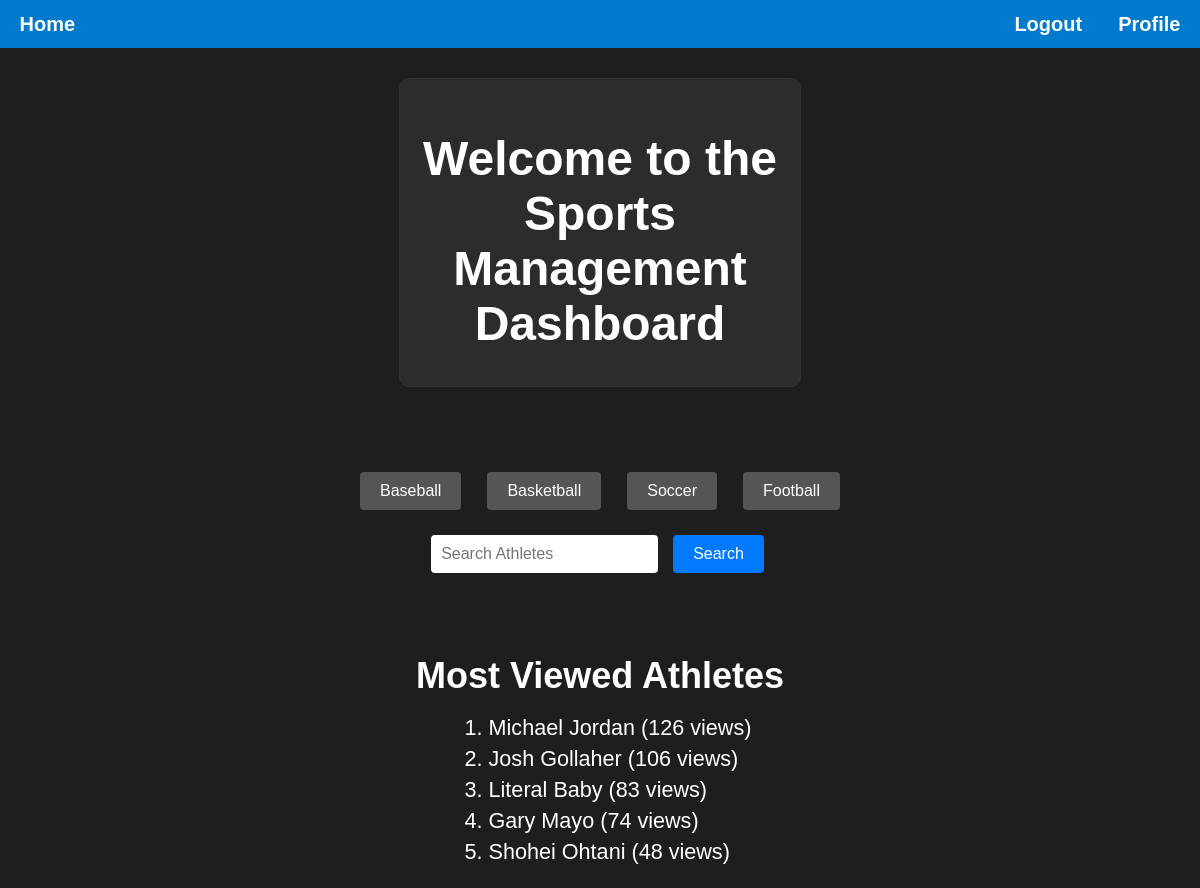
The app's page / (signed in) with its own data.
### main/models.py (models this page shows, shortened)
class Athlete(models.Model):
    SPORT_CHOICES = [
        ('baseball', 'baseball'),
        ('basketball', 'basketball'),
        ('soccer', 'soccer'),
        ('football', 'football'),
    ]
    id = models.AutoField(primary_key=True)
    firstName = models.CharField(max_length=20, default='N/A')
    lastName = models.CharField(max_length=20, default='N/A')
    height = models.CharField(max_length=5, default='N/A',blank=True, null=True)
    weight = models.IntegerField(blank=True, null=True)
    birthDate = models.DateField(blank=True, null=True)
    age = models.IntegerField(blank=True, null=True)
    wins = models.IntegerField(default=0)
    losses = models.IntegerField(default=0)
    joinYear = models.IntegerField(blank=True, null=True)
    sport = models.CharField(max_length=20, choices=SPORT_CHOICES, default='Baseball')
    teamName = models.CharField(max_length=20, default='N/A')
    position = models.CharField(max_length=20, default='N/A', blank=True, null=True)
    numViews = models.IntegerField(default=0, blank=True, null=True)

### main/views.py (the view, shortened to what this page needs)
# urls.py: path("", views.landing_page, name="landing_page"),
def landing_page(request):
    logged_in = request.session.get('logged_in', False)
    curr_user_name = request.session.get('curr_user_name', "")
    viewed_athletes = Athlete.objects.order_by("-numViews")[:5]
    search_form = AthleteSearchForm(request.GET or None)
    search_results = []
    context = {
        "logged_in": logged_in,
        "curr_user_name": curr_user_name,
        "viewed_athletes": viewed_athletes,
        "search_form": search_form,
        "search_results": search_results
    }
    return render(request, "main/landing_page.html", context)

### main/forms.py
class AthleteSearchForm(forms.Form):
    search_query = forms.CharField(
        label="Search Athletes",
        max_length=100,
        required=False,
        widget=forms.TextInput(attrs={'style': 'width: 200px;'})
    )

### main/templates/main/landing_page.html (shortened to what this page needs)
{% load static %}
<!DOCTYPE html>
<html lang="en">
<head>
    <link rel="stylesheet" href="{% static 'styles.css' %}" />
</head>
<body>
    <div class="header">
        <p><a href="{% url 'landing_page' %}">Home</a></p>
        <div class="header-container">
            {% if not logged_in %}
            <p><a href="{% url 'login_page' %}">Login</a></p>
            <p><a href="{% url 'signup_page' %}">Signup</a></p>
            {% else %}
            <p><a href="{% url 'logout' %}">Logout</a></p>
            <p><a href="{% url 'user_page' curr_user_name %}">Profile</a></p>
            {% endif %}
        </div>
    </div>
    <div class="container">
        <h1>Welcome to the Sports Management Dashboard</h1>
    </div>
    <div class="sports-buttons">
        <form action="{% url 'sports_page' sport='baseball' %}" method="get" style="display:inline;">
            <button type="submit" class="btn-secondary">Baseball</button>
        </form>
        <form action="{% url 'sports_page' sport='basketball' %}" method="get" style="display:inline;">
            <button type="submit" class="btn-secondary">Basketball</button>
        </form>
        <form action="{% url 'sports_page' sport='soccer' %}" method="get" style="display:inline;">
            <button type="submit" class="btn-secondary">Soccer</button>
        </form>
        <form action="{% url 'sports_page' sport='football' %}" method="get" style="display:inline;">
            <button type="submit" class="btn-secondary">Football</button>
        </form>
    </div>
    <div class="search-container">
        <form method="get" action="{% url 'search_page' %}" class="search-form">
            <input type="text" name="search_query" placeholder="Search Athletes" value="{{ search_form.search_query.value|default:'' }}" />
            <button type="submit">Search</button>
        </form>
    </div>
    <h2 class="viewed-athletes-title">Most Viewed Athletes</h2>
    <ol>
        {% for athlete in viewed_athletes %}
            <li><a href="{% url 'athlete_page' sport=athlete.sport athlete_id=athlete.id%}">{{ athlete.firstName }} {{ athlete.lastName }} ({{ athlete.numViews }} views)</li>
        {% endfor %}
    </ol>
</body>
</html>

### main/static/styles.css (style rules this page uses)
body { background-color: #1e1e1e; color: #ffffff; font-family: Arial, sans-serif; display: flex; flex-direction: column; align-items: center; min-height: 100vh; margin: 0; }
.header { display: flex; flex: auto; background-color: #007acc; font-size: 20px; font-weight: 600; justify-content: space-around; align-items: center; gap: 75%; max-height: 48px; min-width: 100%; }
.header-container { display: flex; justify-content: space-between; gap: 36px; }
.container { text-align: center; padding: 20px; border: 1px solid #333; border-radius: 10px; background-color: #2c2c2c; margin-top: 30px; width: 30%; }
h1 { font-size: 3em; margin-bottom: 15px; }
a { color: inherit; text-decoration: none; }
input { width: 50px; margin: 10px auto; }
button { font-size: 1em; color: #ffffff; background-color: #007acc; border: none; padding: 10px 20px; border-radius: 5px; cursor: pointer; margin: 5px; }
.search-container { display: flex; justify-content: center; align-items: center; min-width: 50%; padding: 10px; margin-bottom: 2rem; }
.search-form { display: flex; align-items: center; gap: 10px; }
.viewed-athletes-title { font-size: 36px; margin-bottom: 0; }
.viewed-athletes-title+ol li { font-size: 1.2em; margin-bottom: 5px; }
ol { font-size: 18px; }
.search-form input[type="text"] { width: 80%; padding: 10px; font-size: 1rem; border: none; border-radius: 4px; }
.search-form button { padding: 10px 20px; background-color: #007bff; color: #fff; border: none; border-radius: 4px; cursor: pointer; }
.sports-buttons { display: flex; justify-content: center; gap: 1rem; margin-top: 5rem; }
.btn-secondary { padding: 10px 20px; background-color: #555; color: #fff; border: none; border-radius: 4px; cursor: pointer; }

### records on screen
Athlete: firstName "Michael", lastName "Jordan", numViews "126"
Athlete: firstName "Josh", lastName "Gollaher", numViews "106"
Athlete: firstName "Literal", lastName "Baby", numViews "83"
Athlete: firstName "Gary", lastName "Mayo", numViews "74"
Athlete: firstName "Shohei", lastName "Ohtani", numViews "48"
